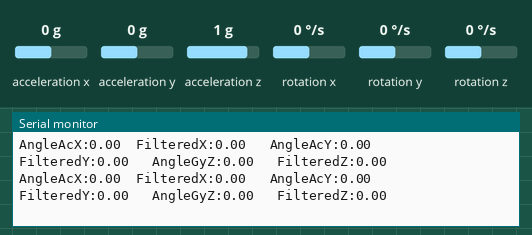
Simulated run of this sketch. Board: Arduino Uno, built with avr-gcc and run on an emulated ATmega328P. Parts: the last lines printed to the serial monitor. Wiring (inferred from the names in the program): MPU-6050 motion sensor at I2C address 0x68. The test bench sets the inputs (shaded band); at power-on: acceleration x 0 g, acceleration y 0 g, rotation x 0 °/s, rotation y 0 °/s, acceleration z 1 g, rotation z 0 °/s.

Above: at 1.2 s.
1.3 s: acceleration x set to -1.4 g
At 2.2 s:
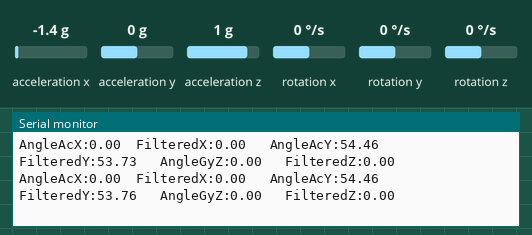
4.3 s: acceleration y set to -1.4 g
At 5.3 s:
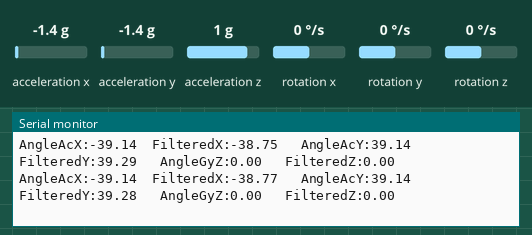
7.3 s: rotation x set to -192 °/s
At 8.0 s:
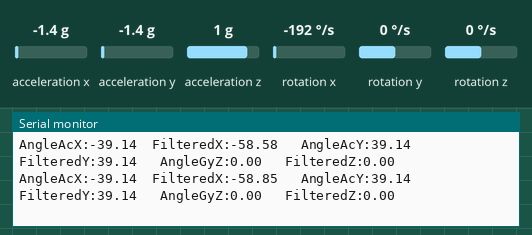
10.3 s: rotation y set to -192 °/s
At 11.3 s:
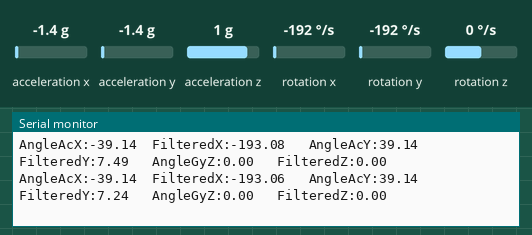
Timing chart, 0 to 13.3 s (numbered marks = the images above; inputs shaded):
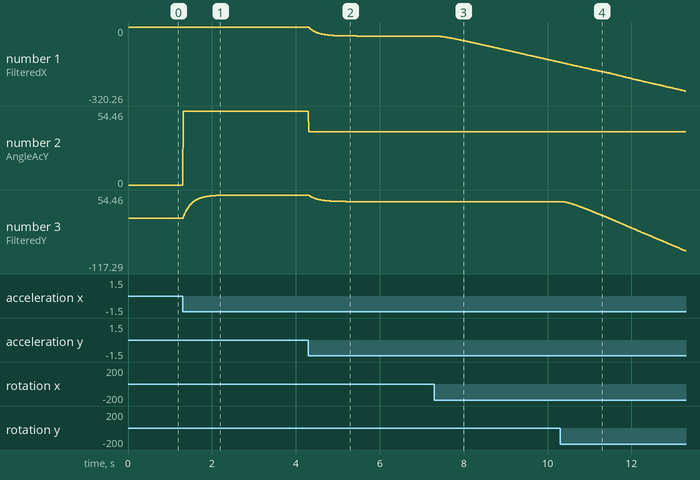

The sketch:

Angle_Acc_Gyro_CompFilter.ino
```cpp
// 《 상보필터를 적용한 Roll과 Pitch, Yaw의 각도 구하기 실습  》
/* 아래 코드관련 실습에 대한 설명과 회로도 및 자료는 https://rasino.tistory.com/ 에 있습니다    */

#include<Wire.h>

const int MPU_ADDR = 0x68;    // I2C통신을 위한 MPU6050의 주소
int16_t AcX, AcY, AcZ, Tmp, GyX, GyY, GyZ;   // 가속도(Acceleration)와 자이로(Gyro)
double angleAcX, angleAcY, angleAcZ;
double angleGyX, angleGyY, angleGyZ;
double angleFiX, angleFiY, angleFiZ;

const double RADIAN_TO_DEGREE = 180 / 3.14159;
const double DEG_PER_SEC = 32767 / 250;    // 1초에 회전하는 각도: 각속도를 각도로 변환하는 비율
const double ALPHA = 1 / (1 + 0.04); //가중치값: T/(T+dt) -> 1(T)cycle 도는 동안의 loop Time(dt=0.04)
// GyX, GyY, GyZ 값의 범위 : -32768 ~ +32767 (16비트 정수범위)


unsigned long now = 0;   // 현재 시간 저장용 변수
unsigned long past = 0;  // 이전 시간 저장용 변수
double dt = 0;           // 한 사이클 동안 걸린 시간 변수

double averAcX, averAcY, averAcZ;
double averGyX, averGyY, averGyZ;

void setup() {
  initSensor();
  Serial.begin(115200); //baud rate 지정
  caliSensor();   //  초기 센서 캘리브레이션 함수 호출
  past = millis(); // past에 현재 시간 저장
}

void loop() {

  getData();
  getDT();

  //Accelerometer: angle 계산
  angleAcX = atan(AcY / sqrt(pow(AcX, 2) + pow(AcZ, 2)));//삼각함수 사용해 roll 각도 계산
  angleAcX *= RADIAN_TO_DEGREE;
  angleAcY = atan(-AcX / sqrt(pow(AcY, 2) + pow(AcZ, 2)));//삼각함수 사용해 pitch 각도 계산
  angleAcY *= RADIAN_TO_DEGREE;
  // angleAcZ 값: 가속도 센서만 이용해서는 원하는 값 얻기 어려움

  // 가속도 현재 값에서 초기평균값을 빼서 센서값에 대한 보정
  //시간에 따른 각도의 변화 계산 및 누적
  angleGyX += ((GyX - averGyX) / DEG_PER_SEC) * dt; // ((current 각속도 - initial 각속도)/DEG_PER_SEC)*시간 간격 = ((보정된 current 각속도)/DEG_PER_SEC)*시간 간격 = (current 각도 변화율)*시간 간격 = current 각도 변화량
  angleGyY += ((GyY - averGyY) / DEG_PER_SEC) * dt;
  angleGyZ += ((GyZ - averGyZ) / DEG_PER_SEC) * dt;

  // 상보필터 처리를 위한 임시각도 저장
  double angleTmpX = angleFiX + angleGyX * dt;//current angle = inital_angle + angleGyx*dt
  double angleTmpY = angleFiY + angleGyY * dt;
  double angleTmpZ = angleFiZ + angleGyZ * dt;

  // (상보필터 값 처리) 임시 각도에 0.96가속도 센서로 얻어진 각도 0.04의 비중을 두어 현재 각도를 구함.
  angleFiX = ALPHA * angleTmpX + (1.0 - ALPHA) * angleAcX; // F=(1-alpha)*Gyro + alpha *Acc
  angleFiY = ALPHA * angleTmpY + (1.0 - ALPHA) * angleAcY;
  angleFiZ = angleGyZ;    // Z축은 자이로 센서만을 이용하여 구함.

  Serial.print("AngleAcX:");
  Serial.print(angleAcX);
  Serial.print("  FilteredX:");
  Serial.print(angleFiX);
  Serial.print("\t AngleAcY:");
  Serial.print(angleAcY);
  Serial.print("\t FilteredY:");
  Serial.print(angleFiY);
  Serial.print("\t AngleGyZ:");
  Serial.print(angleGyZ);
  Serial.print("\t FilteredZ:");
  Serial.println(angleFiZ);

//  Serial.print("Angle Gyro X:");
//  Serial.print(angleGyX);
//  Serial.print("\t\t Angle Gyro y:");
//  Serial.print(angleGyY);
//  Serial.print("\t\t Angle Gyro Z:");
//  Serial.println(angleGyZ);
//  delay(20);
}

void initSensor() {
  Wire.begin();//I2C 통신 초기화
  Wire.beginTransmission(MPU_ADDR);   // master에서 전송을 시작하기 위해 slave의 주소값 지정
  Wire.write(0x6B);    // 데이터 버퍼에 실제로 전송될 데이터 저장하는 함수
  Wire.write(0);//
  Wire.endTransmission(true);//데이터 버퍼에 저장된 데이터 전송
}

void getData() {
  Wire.beginTransmission(MPU_ADDR);
  Wire.write(0x3B);   // AcX 레지스터 위치(주소)를 지칭합니다
  Wire.endTransmission(false);
  Wire.requestFrom(MPU_ADDR, 14, true);  // master 모드에서 slave로  14byte의 데이터를 요청
  AcX = Wire.read() << 8 | Wire.read(); //두 개의 나뉘어진 바이트를 하나로 이어 붙여서 각 변수에 저장
  AcY = Wire.read() << 8 | Wire.read();
  AcZ = Wire.read() << 8 | Wire.read();
  Tmp = Wire.read() << 8 | Wire.read();
  GyX = Wire.read() << 8 | Wire.read();
  GyY = Wire.read() << 8 | Wire.read();
  GyZ = Wire.read() << 8 | Wire.read();
}

// loop 한 사이클동안 걸리는 시간을 알기위한 함수
void getDT() {
  now = millis();
  dt = (now - past) / 1000.0;
  past = now;
}

// 센서의 초기값을 10회 정도 평균값으로 구하여 저장하는 함수
void caliSensor() {
  double sumAcX = 0 , sumAcY = 0, sumAcZ = 0;
  double sumGyX = 0 , sumGyY = 0, sumGyZ = 0;
  getData();
  for (int i=0;i<10;i++) {
    getData();
    sumAcX+=AcX;  sumAcY+=AcY;  sumAcZ+=AcZ;
    sumGyX+=GyX;  sumGyY+=GyY;  sumGyZ+=GyZ;
  }
  averAcX=sumAcX/10;  averAcY=sumAcY/10;  averAcZ=sumAcY/10; //acc 평균값 계산
  averGyX=sumGyX/10;  averGyY=sumGyY/10;  averGyZ=sumGyZ/10; //gyro 평균값 계산
}
```

Measured:
- after the input at 1.3 s, the serial monitor: prints a new line at once (image 1)
- plotted number 2: 0 → 54.46 after the input at 1.3 s
- plotted number 3: 0 → 54.46 after the input at 1.3 s
